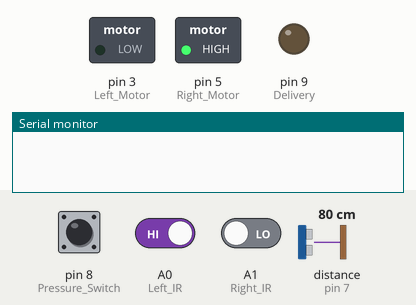
This sketch was run on a simulated Arduino Uno, built for the host (arithmetic inside an expression is 32-bit, double 64-bit). On the bench: switched loads named in the sketch (green lamp = pin HIGH), output pins drawn as LEDs (lit = HIGH), the last lines printed to the serial monitor. The test bench sets the inputs (shaded band); at power-on: pin 8 (Pressure_Switch) LOW, distance to the obstacle (sensor on pin 7) 80 cm, A0 (Left_IR) HIGH, A1 (Right_IR) LOW. The echo pulse lasts 58.3 µs per cm; pins used as bus, display or sensor lines are not drawn.

Above: at 1.2 s.
1.3 s: pin 8 (Pressure_Switch) pulled HIGH for 0.15 s
At 2.0 s:
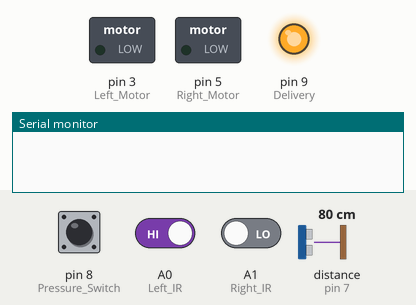
4.4 s: distance to the obstacle (sensor on pin 7) set to 12 cm
7.4 s: distance to the obstacle (sensor on pin 7) set to 9 cm
8.9 s: A0 (Left_IR) driven LOW
At 10.1 s:
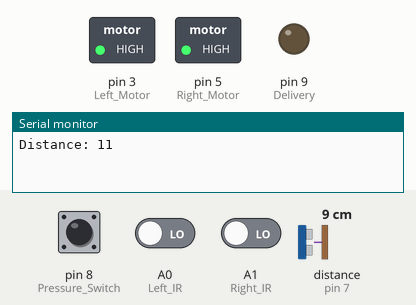
10.4 s: A1 (Right_IR) driven HIGH
At 11.4 s:
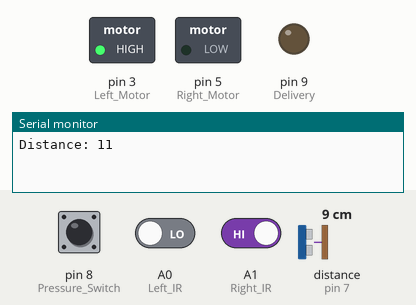
11.9 s: A1 (Right_IR) driven LOW
At 12.5 s:
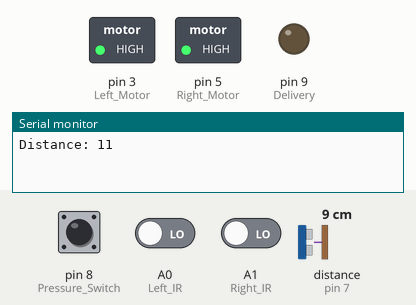
Timing chart, 0 to 14.4 s (numbered marks = the images above; inputs shaded):
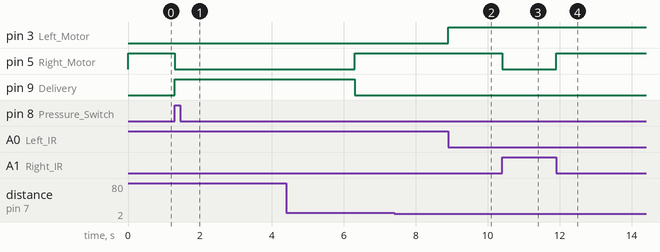

The sketch:

RoboRave.ino
```cpp
#define Left_IR A0
#define Right_IR A1
#define Left_Motor 3
#define Right_Motor 5
#define Trig 6
#define Echo 7
#define Pressure_Switch 8
#define Delivery 9

#define MAX_MOVES 100
char moves[MAX_MOVES];
int moveCount = 0;

void setup() {
  pinMode(Left_IR, INPUT);
  pinMode(Right_IR, INPUT);
  pinMode(Left_Motor, OUTPUT);
  pinMode(Right_Motor, OUTPUT);
  pinMode(Trig, OUTPUT);
  pinMode(Echo, INPUT);
  pinMode(Pressure_Switch, INPUT);
  pinMode(Delivery, OUTPUT);

  Serial.begin(9600);
}

void loop() {
  int lvalue = digitalRead(Left_IR);
  int rvalue = digitalRead(Right_IR);

  if (lvalue == LOW && rvalue == LOW) {
    Forward();
  }
  else if (lvalue == LOW && rvalue == HIGH) {
    Right();
  }
  else if (lvalue == HIGH && rvalue == LOW) {
    Left();
  }
  else {
    Stop();
  }

  if (digitalRead(Pressure_Switch) == HIGH) {
    Stop();
    while(digitalRead(Pressure_Switch)==HIGH){
    DeliverySystem();
    if (isBoxEmpty()) {
    Return();
  }
    }
  }
}

void Forward() {
  digitalWrite(Left_Motor, HIGH);
  digitalWrite(Right_Motor, HIGH);
  moves[moveCount++] = 'F';
}

void Right() {
  digitalWrite(Left_Motor, HIGH);
  digitalWrite(Right_Motor, LOW);
  moves[moveCount++] = 'R';
}

void Left() {
  digitalWrite(Left_Motor, LOW);
  digitalWrite(Right_Motor, HIGH);
  moves[moveCount++] = 'L';
}

void Stop() {
  digitalWrite(Left_Motor, LOW);
  digitalWrite(Right_Motor, LOW);
}

// Delivery System
void DeliverySystem() {
  digitalWrite(Delivery, HIGH);
  delay(5000);
  digitalWrite(Delivery, LOW);
}

bool isBoxEmpty() {
  long distance = getUltrasonicDistance();

  Serial.print("Distance: ");
  Serial.println(distance);

  if (distance < 10) {
    return true;
  }
  return false;
}

void Return() {
    Right();
    delay(3000);
    Stop();
    //To rotate the robot

    for (int i = moveCount - 1; i >= 0; i--) {
        if (moves[i] == 'F') {
            Forward();
            delay(3500);
            Stop();
            delay(100);
        } else if (moves[i] == 'R') {
            Left();
        } else if (moves[i] == 'L') {
            Right();
        }
    }
    Stop();
}


long getUltrasonicDistance() {
  digitalWrite(Trig, LOW);
  delayMicroseconds(2);
  digitalWrite(Trig, HIGH);
  delayMicroseconds(10);
  digitalWrite(Trig, LOW);

  long duration = pulseIn(Echo, HIGH);
  return (duration * 0.034) / 2;
}
```

Measured:
- after the input at 1.3 s, pin 5 (Right_Motor): HIGH → LOW at once; pin 9 (Delivery): LOW → HIGH at once
- after the input at 7.4 s, every drawn part: stays the same
- after the input at 8.9 s, pin 3 (Left_Motor): LOW → HIGH at once
- after the input at 10.4 s, pin 5 (Right_Motor): HIGH → LOW at once
- after the input at 11.9 s, pin 5 (Right_Motor): LOW → HIGH at once
